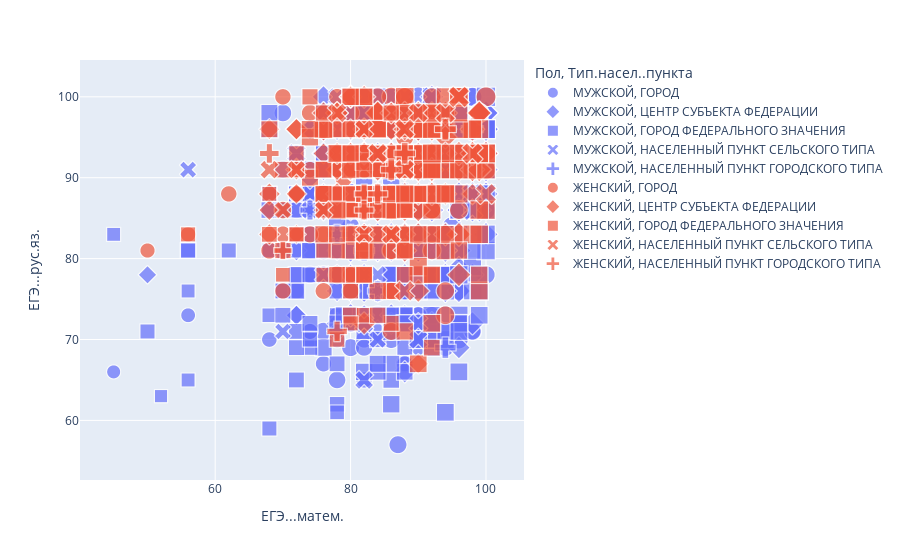

Notebook source saved alongside this figure:
### Markdown cell above
# 6)

### Code cell
import plotly.express as px

px.scatter(priem, x='ЕГЭ...матем.', y='ЕГЭ...рус.яз.', color = 'Пол', symbol='Тип.насел..пункта', size = 'Сумма.баллов')

### Figure 1 — Plotly figure (JSON) as saved in the notebook; plotly's stock layout.template omitted (floating-point values rounded to 4 significant figures; data arrays with more than 128 entries replaced by an {"elided": "..."} marker saying what was removed)
{"data": [{"hovertemplate": "Пол=МУЖСКОЙ<br>Тип.насел..пункта=ГОРОД<br>ЕГЭ...матем.=%{x}<br>ЕГЭ...рус.яз.=%{y}<br>Сумма.баллов=%{marker.size}<extra></extra>", "legendgroup": "МУЖСКОЙ, ГОРОД", "marker": {"color": "#636efa", "size": {"elided": "258 int values"}, "sizemode": "area", "sizeref": 1.02, "symbol": "circle"}, "mode": "markers", "name": "МУЖСКОЙ, ГОРОД", "showlegend": true, "type": "scattergl", "x": {"elided": "258 int values"}, "xaxis": "x", "y": {"elided": "258 int values"}, "yaxis": "y"}, {"hovertemplate": "Пол=МУЖСКОЙ<br>Тип.насел..пункта=ЦЕНТР СУБЪЕКТА ФЕДЕРАЦИИ<br>ЕГЭ...матем.=%{x}<br>ЕГЭ...рус.яз.=%{y}<br>Сумма.баллов=%{marker.size}<extra></extra>", "legendgroup": "МУЖСКОЙ, ЦЕНТР СУБЪЕКТА ФЕДЕРАЦИИ", "marker": {"color": "#636efa", "size": {"elided": "173 int values"}, "sizemode": "area", "sizeref": 1.02, "symbol": "diamond"}, "mode": "markers", "name": "МУЖСКОЙ, ЦЕНТР СУБЪЕКТА ФЕДЕРАЦИИ", "showlegend": true, "type": "scattergl", "x": {"elided": "173 int values"}, "xaxis": "x", "y": {"elided": "173 int values"}, "yaxis": "y"}, {"hovertemplate": "Пол=МУЖСКОЙ<br>Тип.насел..пункта=ГОРОД ФЕДЕРАЛЬНОГО ЗНАЧЕНИЯ<br>ЕГЭ...матем.=%{x}<br>ЕГЭ...рус.яз.=%{y}<br>Сумма.баллов=%{marker.size}<extra></extra>", "legendgroup": "МУЖСКОЙ, ГОРОД ФЕДЕРАЛЬНОГО ЗНАЧЕНИЯ", "marker": {"color": "#636efa", "size": {"elided": "439 int values"}, "sizemode": "area", "sizeref": 1.02, "symbol": "square"}, "mode": "markers", "name": "МУЖСКОЙ, ГОРОД ФЕДЕРАЛЬНОГО ЗНАЧЕНИЯ", "showlegend": true, "type": "scattergl", "x": {"elided": "439 int values"}, "xaxis": "x", "y": {"elided": "439 int values"}, "yaxis": "y"}, {"hovertemplate": "Пол=МУЖСКОЙ<br>Тип.насел..пункта=НАСЕЛЕННЫЙ ПУНКТ СЕЛЬСКОГО ТИПА<br>ЕГЭ...матем.=%{x}<br>ЕГЭ...рус.яз.=%{y}<br>Сумма.баллов=%{marker.size}<extra></extra>", "legendgroup": "МУЖСКОЙ, НАСЕЛЕННЫЙ ПУНКТ СЕЛЬСКОГО ТИПА", "marker": {"color": "#636efa", "size": [381, 360, 363, 373, 335, 267, 338, 381, 304, 291, 318, 391, 302, 277, 348, 321, 273, 301, 250, 299, 332, 291, 339, 304, 285, 333, 336, 302, 318, 301, 291, 313, 260, 348, 297, 283, 331, 306, 314, 339, 327], "sizemode": "area", "sizeref": 1.02, "symbol": "x"}, "mode": "markers", "name": "МУЖСКОЙ, НАСЕЛЕННЫЙ ПУНКТ СЕЛЬСКОГО ТИПА", "showlegend": true, "type": "scattergl", "x": [98, 92, 82, null, 72, 70, 84, 90, 82, 78, 90, 98, 74, 84, 88, 88, 78, 88, 70, 84, 76, 82, 94, 84, 76, 90, 82, 84, 82, 84, 74, 90, 56, 88, 92, 80, 90, 84, 88, 82, 82], "xaxis": "x", "y": [88, 100, 83, 91, 93, 81, 88, 91, 72, 100, 72, 86, 88, 70, 96, 86, 83, 98, 71, 91, 96, 78, 96, 96, 78, 96, 81, 88, 65, 76, 86, 96, 91, 100, 86, 86, 70, 78, 96, 72, 86], "yaxis": "y"}, {"hovertemplate": "Пол=МУЖСКОЙ<br>Тип.насел..пункта=НАСЕЛЕННЫЙ ПУНКТ ГОРОДСКОГО ТИПА<br>ЕГЭ...матем.=%{x}<br>ЕГЭ...рус.яз.=%{y}<br>Сумма.баллов=%{marker.size}<extra></extra>", "legendgroup": "МУЖСКОЙ, НАСЕЛЕННЫЙ ПУНКТ ГОРОДСКОГО ТИПА", "marker": {"color": "#636efa", "size": [348, 243, 346, 341, 305, 361, 323, 372, 328, 317, 324, 297, 300], "sizemode": "area", "sizeref": 1.02, "symbol": "cross"}, "mode": "markers", "name": "МУЖСКОЙ, НАСЕЛЕННЫЙ ПУНКТ ГОРОДСКОГО ТИПА", "showlegend": true, "type": "scattergl", "x": [94, 70, 92, 82, 80, 88, 84, 98, 82, 80, 84, 78, 74], "xaxis": "x", "y": [69, 81, 88, 86, 83, 88, 91, 96, 81, 88, 76, 83, 86], "yaxis": "y"}, {"hovertemplate": "Пол=ЖЕНСКИЙ<br>Тип.насел..пункта=ГОРОД<br>ЕГЭ...матем.=%{x}<br>ЕГЭ...рус.яз.=%{y}<br>Сумма.баллов=%{marker.size}<extra></extra>", "legendgroup": "ЖЕНСКИЙ, ГОРОД", "marker": {"color": "#EF553B", "size": {"elided": "136 int values"}, "sizemode": "area", "sizeref": 1.02, "symbol": "circle"}, "mode": "markers", "name": "ЖЕНСКИЙ, ГОРОД", "showlegend": true, "type": "scattergl", "x": {"elided": "136 int values"}, "xaxis": "x", "y": {"elided": "136 int values"}, "yaxis": "y"}, {"hovertemplate": "Пол=ЖЕНСКИЙ<br>Тип.насел..пункта=ЦЕНТР СУБЪЕКТА ФЕДЕРАЦИИ<br>ЕГЭ...матем.=%{x}<br>ЕГЭ...рус.яз.=%{y}<br>Сумма.баллов=%{marker.size}<extra></extra>", "legendgroup": "ЖЕНСКИЙ, ЦЕНТР СУБЪЕКТА ФЕДЕРАЦИИ", "marker": {"color": "#EF553B", "size": [351, 342, 374, 389, 333, 363, 353, 354, 308, 363, 374, 395, 389, 373, 350, 283, 400, 276, 370, 374, 341, 299, 373, 353, 327, 305, 371, 367, 377, 316, 307, 254, 342, 298, 329, 358, 316, 366, 317, 360, 335, 323, 317, 307, 327, 364, 361, 306, 285, 313, 359, 346, 349, 364, 354, 276, 302, 363, 342, 341, 348, 344, 321, 319, 342, 313, 365, 285, 329, 307, 315, 375, 296, 303, 343, 330, 346, 389, 326, 334, 389, 393, 322, 286, 376, 372, 284, 330, 294, 313, 283, 387, 330, 322, 305, 384, 352, 287, 396, 336, 325], "sizemode": "area", "sizeref": 1.02, "symbol": "diamond"}, "mode": "markers", "name": "ЖЕНСКИЙ, ЦЕНТР СУБЪЕКТА ФЕДЕРАЦИИ", "showlegend": true, "type": "scattergl", "x": [84, 80, 92, 99, 82, 90, 92, 92, 82, 98, 96, 99, 98, 90, 82, 90, 100, 72, 76, 98, 88, 80, 90, 82, 78, 88, 96, 92, 86, 72, 86, 72, 88, 72, 80, 96, 80, 84, 80, 88, 86, 86, 82, 68, 90, 88, 94, 78, 84, 82, 94, 94, 88, 92, 90, 76, 80, 84, 90, 90, 84, 82, 86, 90, 88, 82, 90, 68, 78, 88, 82, 94, 80, 82, 82, 94, 84, 84, 80, 78, 90, 98, 68, 76, 99, 99, 72, 92, 98, 80, 80, 96, 86, 78, 82, 92, 94, 68, 98, 86, 76], "xaxis": "x", "y": [87, 100, 96, 98, 96, 86, 88, 91, 96, 93, 83, 91, 96, 91, 72, 67, 93, 88, 96, 91, 86, 100, 91, 93, 98, 91, 78, 88, 91, 96, 98, 83, 88, 96, 91, 91, 100, 86, 91, 81, 96, 86, 86, 83, 88, 98, 96, 91, 88, 83, 95, 83, 98, 91, 91, 86, 93, 98, 83, 76, 98, 93, 98, 93, 96, 96, 98, 96, 88, 83, 86, 98, 91, 93, 100, 88, 91, 98, 93, 98, 96, 91, 88, 93, 98, 91, 91, 93, 88, 93, 96, 93, 93, 93, 86, 91, 93, 86, 93, 93, 98], "yaxis": "y"}, {"hovertemplate": "Пол=ЖЕНСКИЙ<br>Тип.насел..пункта=ГОРОД ФЕДЕРАЛЬНОГО ЗНАЧЕНИЯ<br>ЕГЭ...матем.=%{x}<br>ЕГЭ...рус.яз.=%{y}<br>Сумма.баллов=%{marker.size}<extra></extra>", "legendgroup": "ЖЕНСКИЙ, ГОРОД ФЕДЕРАЛЬНОГО ЗНАЧЕНИЯ", "marker": {"color": "#EF553B", "size": {"elided": "203 int values"}, "sizemode": "area", "sizeref": 1.02, "symbol": "square"}, "mode": "markers", "name": "ЖЕНСКИЙ, ГОРОД ФЕДЕРАЛЬНОГО ЗНАЧЕНИЯ", "showlegend": true, "type": "scattergl", "x": {"elided": "203 int values"}, "xaxis": "x", "y": {"elided": "203 int values"}, "yaxis": "y"}, {"hovertemplate": "Пол=ЖЕНСКИЙ<br>Тип.насел..пункта=НАСЕЛЕННЫЙ ПУНКТ СЕЛЬСКОГО ТИПА<br>ЕГЭ...матем.=%{x}<br>ЕГЭ...рус.яз.=%{y}<br>Сумма.баллов=%{marker.size}<extra></extra>", "legendgroup": "ЖЕНСКИЙ, НАСЕЛЕННЫЙ ПУНКТ СЕЛЬСКОГО ТИПА", "marker": {"color": "#EF553B", "size": [356, 347, 355, 367, 283, 338, 297, 355, 301, 320, 394, 334, 355, 395, 318, 274, 403], "sizemode": "area", "sizeref": 1.02, "symbol": "x"}, "mode": "markers", "name": "ЖЕНСКИЙ, НАСЕЛЕННЫЙ ПУНКТ СЕЛЬСКОГО ТИПА", "showlegend": true, "type": "scattergl", "x": [94, 90, 88, 88, 82, 86, 76, 84, 72, 68, 98, 78, 88, 100, 82, 70, 96], "xaxis": "x", "y": [98, 98, 96, 91, 83, 83, 86, 93, 91, 91, 93, 98, 76, 88, 96, 86, 100], "yaxis": "y"}, {"hovertemplate": "Пол=ЖЕНСКИЙ<br>Тип.насел..пункта=НАСЕЛЕННЫЙ ПУНКТ ГОРОДСКОГО ТИПА<br>ЕГЭ...матем.=%{x}<br>ЕГЭ...рус.яз.=%{y}<br>Сумма.баллов=%{marker.size}<extra></extra>", "legendgroup": "ЖЕНСКИЙ, НАСЕЛЕННЫЙ ПУНКТ ГОРОДСКОГО ТИПА", "marker": {"color": "#EF553B", "size": [350, 288, 296, 350, 285, 318, 304, 356, 253], "sizemode": "area", "sizeref": 1.02, "symbol": "cross"}, "mode": "markers", "name": "ЖЕНСКИЙ, НАСЕЛЕННЫЙ ПУНКТ ГОРОДСКОГО ТИПА", "showlegend": true, "type": "scattergl", "x": [88, 68, 82, 86, 82, 78, 84, 94, 70], "xaxis": "x", "y": [93, 93, 88, 91, 86, 71, 88, 96, 81], "yaxis": "y"}], "layout": {"autosize": true, "legend": {"itemsizing": "constant", "title": {"text": "Пол, Тип.насел..пункта"}, "tracegroupgap": 0}, "margin": {"t": 60}, "xaxis": {"anchor": "y", "autorange": true, "domain": [0, 1], "range": [40.41, 105.1], "title": {"text": "ЕГЭ...матем."}, "type": "linear"}, "yaxis": {"anchor": "x", "autorange": true, "domain": [0, 1], "range": [50.52, 106.9], "title": {"text": "ЕГЭ...рус.яз."}, "type": "linear"}}}
